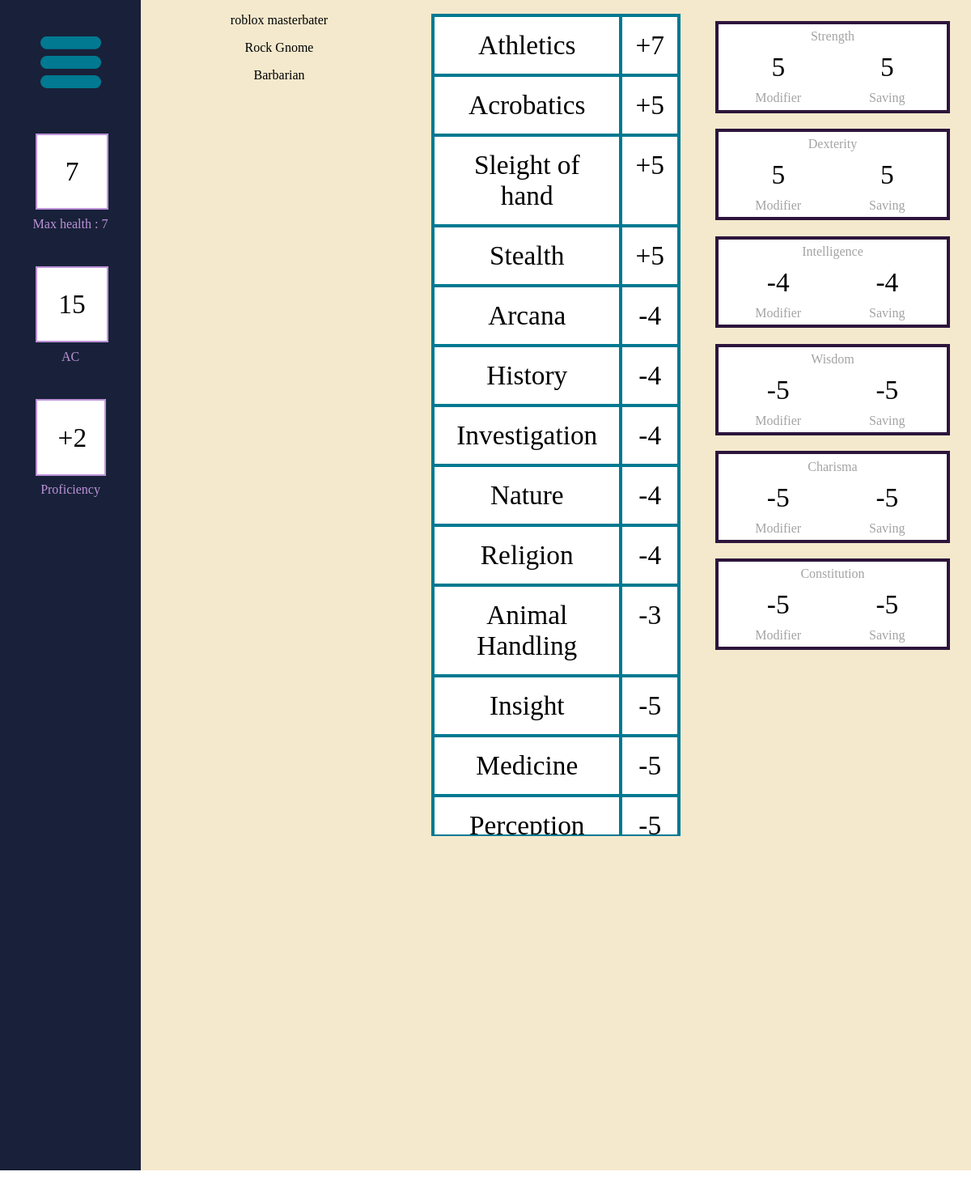
/character/40 (signed in), run on the app's committed database.
### tables this page shows
CREATE TABLE "Character" (Character_Id INTEGER PRIMARY KEY AUTOINCREMENT, Name TEXT, Race INT REFERENCES Race (Race_Id), Class INT REFERENCES Class (Class_Id), Level Type, Background INT REFERENCES Background (Background_Id), HP INT, AC INT, Stats Text, Proficiencies TEXT, Speed INT, Notes TEXT, Current_HP , `Subclass` INTEGER REFERENCES `Subclass`(`Subclass_Id`), "User_Id" INTEGER REFERENCES "User"(`User_Id`), FOREIGN KEY (Class) REFERENCES Class (Class_Id), FOREIGN KEY (Background) REFERENCES Background (Background_Id));

CREATE TABLE "Race" (Race_Id INTEGER PRIMARY KEY AUTOINCREMENT, Name TEXT, Speed TEXT, ASI TEXT, Languages TEXT, Proficiencies TEXT);

CREATE TABLE Class (Class_Id INTEGER PRIMARY KEY AUTOINCREMENT, Name TEXT, HpDie TEXT, Proficiencies TEXT);

### routes.py (the view)
@app.route('/character/<id>')
def character_main(id):
    conn = sqlite3.connect(db)
    cur = conn.cursor()
    cur.execute('SELECT * FROM Character WHERE Character_Id = ?', (id,))
    character_data = cur.fetchone()
    if character_data is None:
        return redirect("/")
    elif character_data[14] != session['user_id']:
        return redirect("/")
    resetSession()
    cur.execute('SELECT Name FROM Race WHERE Race_Id = ?', (character_data[2],))
    race = cur.fetchone()
    cur.execute('SELECT Name FROM Class WHERE Class_Id = ?', (character_data[3],))
    classC = cur.fetchone()
    cur.execute('SELECT Name FROM Subclass WHERE Subclass_Id = ?', (character_data[13],))
    subclass = cur.fetchone()
    proficiencies = character_data[9].split(',')
    stats = list(map(int, character_data[8].split(',')))
    prof_bonus = ((character_data[4]-1)//4)+2
    i = 0
    skillBonus = []
    stat_data = []
    while (i < 6):
        stat_abilities = skills[i]
        mod = floor((stats[i]-10)//2)
        if (proficiencies.count(stat_names[i]) != 0):
            stat_data.append([stat_names[i], mod, mod+prof_bonus])
        else:
            stat_data.append([stat_names[i], mod, mod])
        for ability in stat_abilities:
            skillBonus.append((ability, mod+(proficiencies.count(ability)) * prof_bonus))
        i += 1
    values_to_list = [character_data[1], race[0], classC[0]]
    other_values = [id, character_data[6], character_data[12], character_data[7], prof_bonus, character_data[14]]
    if (character_data[13] != 1):
        values_to_list.append(subclass[0])
    return render_template('CharacterMain.html', character=values_to_list, skillData=skillBonus, other_values=other_values, statData=stat_data)

### routes.py (called while the page is built)
def resetSession():
    placeholder = session['user_id']
    session.clear()
    collect()
    session['user_id'] = placeholder

### templates/CharacterMain.html
{% extends 'sheetLayout.html' %}
{% block content %}
<div class="character_main">
    <div>
        {% for data in character %}
        <P> {{data}}</P>
        {%endfor%}
    </div>
    <div class="skill_mod_grid">
        {% for skill in skillData %}
        <div class="skill_mod">
            {{skill[0]}}
        </div>
        <div class="skill_mod">
            {% if skill[1] >= 0 %}
                +{{skill[1]}}
            {% else %}
                {{skill[1]}}
            {% endif%}
        </div>
        {%endfor%}
    </div>
    <div class="stat_mod_grid">
        {% for stat in statData %}
        <div class="stat_mod">
            {{stat[0]}}
            <div class = "stat_data">
                <div class = "stat_num">{{stat[1]}}</div>
                <div class = "stat_num">{{stat[2]}}</div>
                <div>Modifier</div>
                <div>Saving</div>
            </div>
        </div>
        {%endfor%}
    </div>
</div>
{% endblock %}

### static/styles.css (style rules this page uses)
body { margin: 0px; height: 70vw; }
.character_main { display: grid; grid-template-columns: 1fr 1fr 1fr; text-align: center; }
.skill_mod_grid { border: 2px solid #007991; background-color: white; font-size: 25pt; display: grid; grid-template-columns: 4fr 1fr; margin: 5%; height: 70%; overflow-y: scroll; overflow-x: hidden; }
.skill_mod { border: 2px solid #007991; padding:1pc; }
.stat_mod_grid { display: grid; grid-template-rows: 1fr 1fr 1fr 1fr 1fr 1fr; margin: 5%; height: 50%; }
.stat_mod { border: 4px solid #2d153c; padding: 2%; margin: 3%; background-color: white; color: #A3A3A3; height: 70%; }
.stat_data { display: grid; grid-template-columns: 1fr 1fr; }
.stat_num { padding: 10px; font-size: 25pt; color: black; }

### data on the page
Character: Name "roblox masterbater"
Race: Name "Rock Gnome"
Class: Name "Barbarian"

### other printed values
{{ other_values[1] }} "7"
{{ other_values[4] }} "2"
{{ skill[0] }} "Athletics" "Acrobatics" "Sleight of hand" "Stealth" "Arcana" "History" "Investigation" "Nature" "Religion" "Animal Handling" "Insight" "Medicine" "Perception"
{{ skill[1] }} "7" "5" "5" "5"
{{ skill[1] }} "-4" "-4" "-4" "-4" "-4" "-3" "-5" "-5" "-5"
{{ stat[0] }} "Strength" "Dexterity" "Intelligence" "Wisdom" "Charisma" "Constitution"
{{ stat[1] }} "5" "5" "-4" "-5" "-5" "-5"
{{ stat[2] }} "5" "5" "-4" "-5" "-5" "-5"
